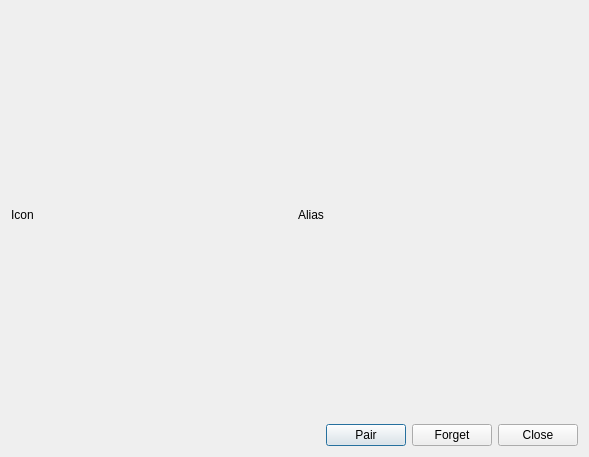
<?xml version="1.0" encoding="UTF-8"?>
<ui version="4.0">
 <class>devicedialog</class>
 <widget class="QDialog" name="devicedialog">
  <property name="geometry">
   <rect>
    <x>0</x>
    <y>0</y>
    <width>589</width>
    <height>457</height>
   </rect>
  </property>
  <property name="windowTitle">
   <string>devicedialog</string>
  </property>
  <layout class="QVBoxLayout" name="verticalLayout">
   <item>
    <layout class="QHBoxLayout" name="horizontalLayout">
     <item>
      <widget class="QLabel" name="iconLabel">
       <property name="text">
        <string>Icon</string>
       </property>
      </widget>
     </item>
     <item>
      <widget class="QLabel" name="aliasLabel">
       <property name="text">
        <string>Alias</string>
       </property>
      </widget>
     </item>
    </layout>
   </item>
   <item>
    <layout class="QHBoxLayout" name="horizontalLayout_2">
     <item>
      <spacer name="horizontalSpacer">
       <property name="orientation">
        <enum>Qt::Horizontal</enum>
       </property>
       <property name="sizeHint" stdset="0">
        <size>
         <width>40</width>
         <height>20</height>
        </size>
       </property>
      </spacer>
     </item>
     <item>
      <widget class="QPushButton" name="pairButton">
       <property name="text">
        <string>Pair</string>
       </property>
      </widget>
     </item>
     <item>
      <widget class="QPushButton" name="forgetButton">
       <property name="text">
        <string>Forget</string>
       </property>
      </widget>
     </item>
     <item>
      <widget class="QPushButton" name="closeButton">
       <property name="text">
        <string>Close</string>
       </property>
      </widget>
     </item>
    </layout>
   </item>
  </layout>
 </widget>
 <resources/>
 <connections/>
</ui>
